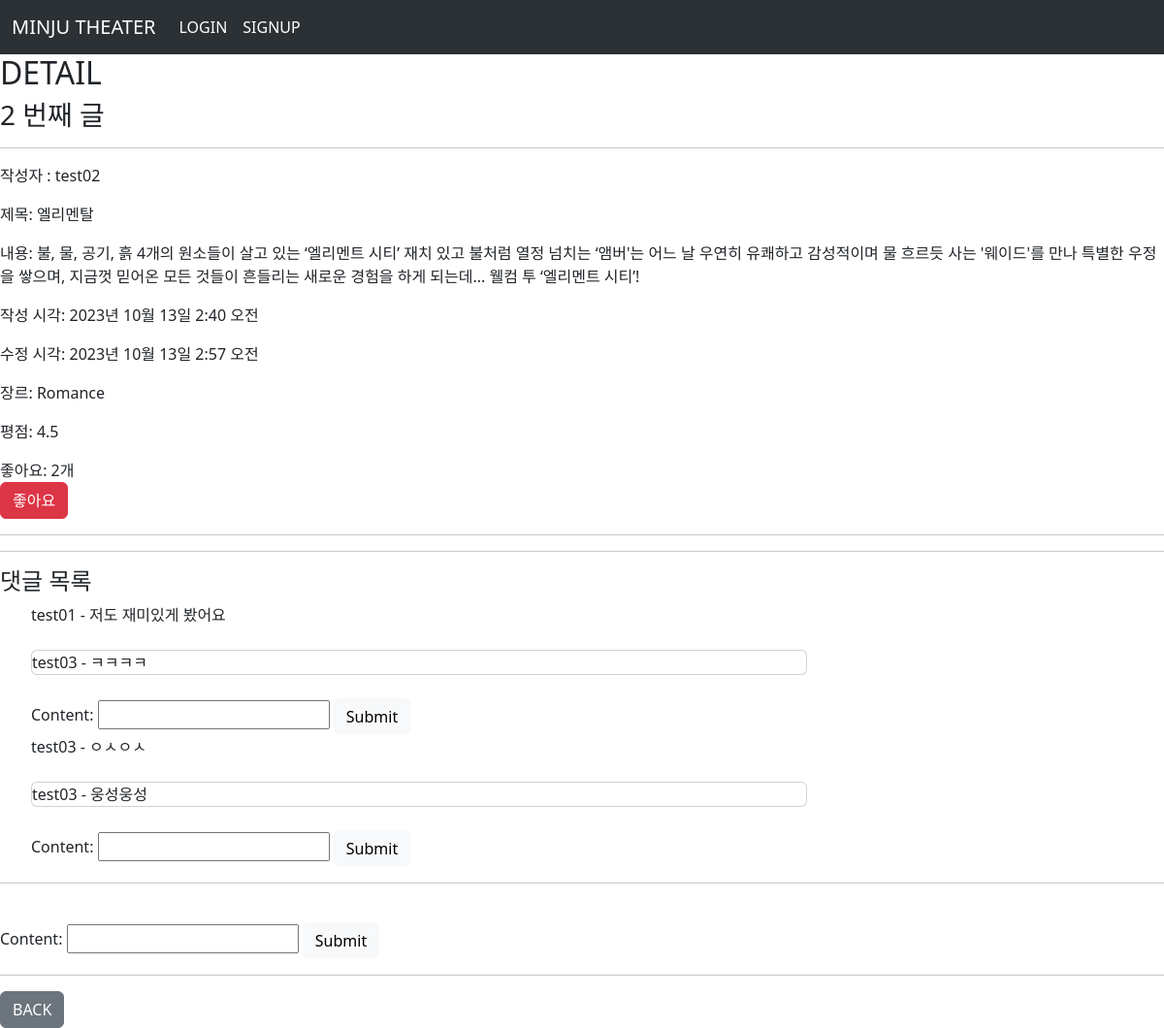
The app's page /movies/2/ with its own data.
### movies/models.py (models this page shows)
class Movie(models.Model):
    user = models.ForeignKey(settings.AUTH_USER_MODEL, on_delete=models.CASCADE)
    title = models.CharField(max_length=20)
    content = models.TextField()
    created_at = models.DateTimeField(auto_now_add=True)
    updated_at = models.DateTimeField(auto_now=True)
    COMEDY = 'Comedy'
    FANTASY = 'Fantasy'
    ROMANCE = 'Romance'
    GENRE_CHOICES = [
        (COMEDY, 'Comedy'),
        (FANTASY, 'Fantasy'),
        (ROMANCE, 'Romance'),
    ]
    genre = models.CharField(
        max_length = 7,
        choices = GENRE_CHOICES,
        default = COMEDY,
    )
    rating = models.DecimalField(
        max_digits=2,  # 정수부 자릿수, 5까지 허용하므로 2로 설정
        decimal_places=1,  # 소수부 자릿수, 0.5 간격이므로 1로 설정
        default=0.0,  # 기본값 설정
    )
    like_users = models.ManyToManyField(settings.AUTH_USER_MODEL, related_name='like_movies')

class Comment(models.Model):
    movie = models.ForeignKey(Movie, on_delete=models.CASCADE)
    user = models.ForeignKey(settings.AUTH_USER_MODEL, on_delete=models.CASCADE)
    content = models.CharField(max_length=200)
    created_at = models.DateTimeField(auto_now_add=True)
    updated_at = models.DateTimeField(auto_now=True)

class Recomment(models.Model):
    movie = models.ForeignKey(Movie, on_delete=models.CASCADE)
    user = models.ForeignKey(settings.AUTH_USER_MODEL, on_delete=models.CASCADE)
    comment = models.ForeignKey(Comment, on_delete=models.CASCADE)
    content = models.CharField(max_length=200)
    created_at = models.DateTimeField(auto_now_add=True)
    updated_at = models.DateTimeField(auto_now=True)

### accounts/models.py (models this page shows)
class User(AbstractUser):
    followings = models.ManyToManyField('self', symmetrical=False, related_name='followers')

### movies/views.py (the view)
# urls.py: path('<int:pk>/', views.detail, name='detail'),
def detail(request, pk):
    movie = Movie.objects.get(pk=pk)
    comment_form = CommentForm()
    comments = movie.comment_set.all()
    recomment_form = RecommentForm()
    recomments = movie.recomment_set.all()
    context = {
        'movie': movie,
        'comment_form': comment_form,
        'comments': comments,
        'recomment_form': recomment_form,
        'recomments': recomments,
    }
    return render(request, 'movies/detail.html', context)

### movies/forms.py
class CommentForm(forms.ModelForm):
    class Meta:
        model = Comment
        fields = ('content',)

class RecommentForm(forms.ModelForm):
    class Meta:
        model = Recomment
        fields = ('content',)

### movies/templates/movies/detail.html (shortened to what this page needs)
{% extends "base.html" %}
{% block content %}
<div>
<h2>DETAIL</h2>
  <h3>{{ movie.pk }} 번째 글</h3>
  <hr>
  <p>작성자 : {{ movie.user }}</p>
  <p>제목: {{ movie.title }}</p>
  <p>내용: {{ movie.content }}</p>
  <p>작성 시각: {{ movie.created_at }}</p>
  <p>수정 시각: {{ movie.updated_at }}</p>
  <p>장르: {{ movie.get_genre_display }}</p>
  <p>평점: {{ movie.rating }}</p>
  <span>좋아요: {{ movie.like_users.count }}개</span>
  <form action="{% url "movies:likes" movie.pk%}" method="POST">
    {% if request.user in movie.like_users.all %}
      <input type="submit" class="btn btn-primary" value="좋아요 취소">
    {% else %}
      <input type="submit" class="btn btn-danger" value="좋아요">
    {% endif %}
  </form>
  <hr>
  <hr>
  <h4>댓글 목록</h4>
  <ul>
    {% for comment in comments %}
      <div>
        {{ comment.user }} - {{ comment.content }}
      </div>
      <br>
      {% for recomment in comment.recomment_set.all %}
    <div class="card" style="width:50rem;">
      {{ recomment.user }} - {{ recomment.content }}
    </div>
    <br>
    {% endfor %}
      <form action="{% url "movies:create_recomments" movie.pk comment.pk %}" method="POST">
        {{ recomment_form }}
        <input type="submit" class="btn btn-light">
      </form>
    {% endfor %}
  </ul>
  <hr>
  <br>
  <form action="{% url "movies:comments_create" movie.pk %}" method="POST">
    {{ comment_form }}
    <input type="submit" class="btn btn-light">
  </form>
  <hr>
  <a href="{% url "movies:index" %}" class="btn btn-secondary">BACK</a>
</div>
  {% endblock content %}

### templates/base.html (shortened to what this page needs)
<!doctype html>
<html lang="en">
  <head>
    <link href="https://cdn.jsdelivr.net/npm/bootstrap@5.3.2/dist/css/bootstrap.min.css" rel="stylesheet">
  </head>
  <body>
    <nav class="navbar navbar-expand-lg bg-body-tertiary" data-bs-theme="dark">
      <div class="container-fluid">
        <a class="navbar-brand" href="{% url "movies:index" %}">MINJU THEATER</a>
        <div class="collapse navbar-collapse" id="navbarSupportedContent">
          <ul class="navbar-nav me-auto mb-2 mb-lg-0">
            {% if request.user.is_authenticated %}
            <li class="nav-item">
              <a class="nav-link active" aria-current="page" href="{% url "accounts:profile" user.username %}">{{ user.username }}</a>
            </li>
            <li class="nav-item">
              <a class="nav-link active" aria-current="page" href="{% url "accounts:update" %}">EDIT PROFILE</a>
            </li>
            <li class="nav-item">
              <a class="nav-link active" aria-current="page" href="{% url "movies:create" %}">CREATE</a>
            </li>
            <li class="nav-item">
              <a class="nav-link active" aria-current="page" href="{% url "accounts:logout" %}">LOGOUT</a>
            </li>
            <li class="nav-item">
              <a class="nav-link active" aria-current="page" href="{% url "accounts:delete" %}">DELETE</a>
            </li>
            {% else %}
            <li class="nav-item">
              <a class="nav-link active" aria-current="page" href="{% url "accounts:login" %}">LOGIN</a>
            </li>
            <li class="nav-item">
              <a class="nav-link active" aria-current="page" href="{% url "accounts:signup" %}">SIGNUP</a>
            </li>
            {% endif %}
          </ul>
        </div>
      </div>
    </nav>
{% block content %}
{% endblock content %}
  </body>
</html>

### records on screen
Movie: pk "2", user "test02", title "엘리멘탈", content "불, 물, 공기, 흙 4개의 원소들이 살고 있는 ‘엘리멘트 시티’ 재치 있고 불처럼 열정 넘치는 ‘앰버'는 어느 날 우연히 유쾌하고 감성적이며 물 흐르듯 사는 '웨이드'를 만나 특별한 우정을 쌓으며, 지금껏 믿어온 모든 것들이 흔들리는 새로운 경험을 하게 되는데... 웰컴 투 ‘엘리멘트 시티’!", created_at "2023년 10월 13일 2:40 오전", updated_at "2023년 10월 13일 2:57 오전", genre "Romance", rating "4.5", like_users.count "2"
Comment: user "test01", content "저도 재미있게 봤어요"
Recomment: user "test03", content "ㅋㅋㅋㅋ"
Comment: user "test03", content "ㅇㅅㅇㅅ"
Recomment: user "test03", content "웅성웅성"
